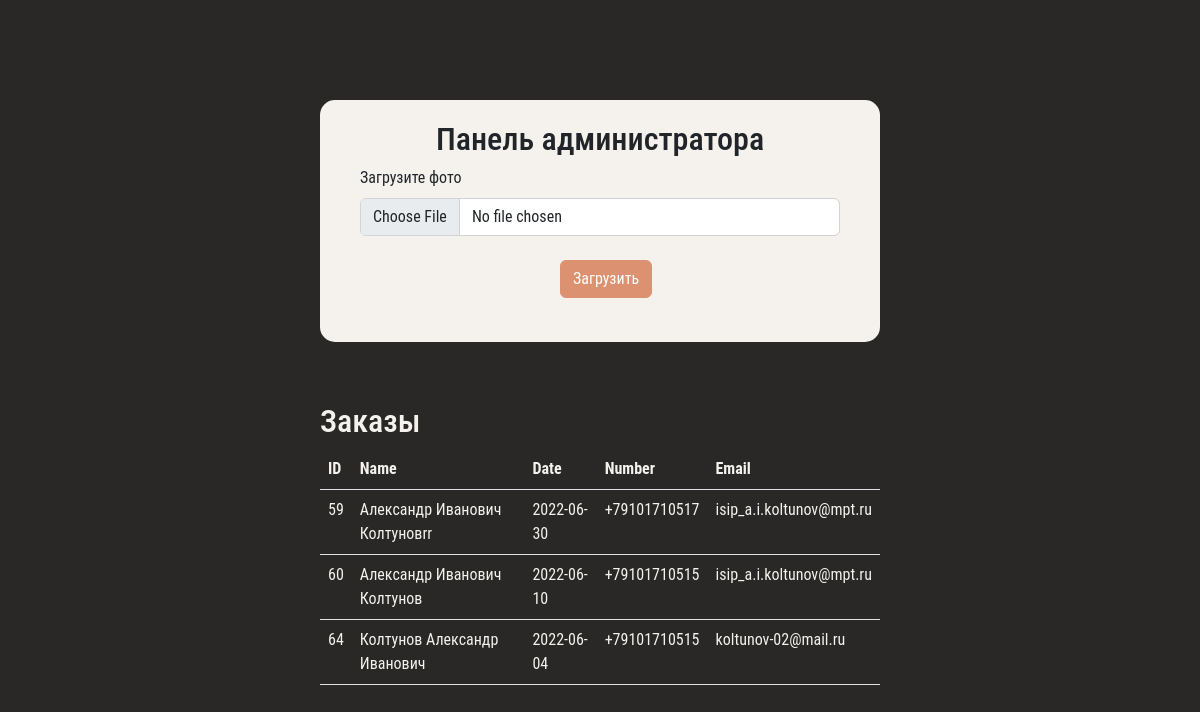
The app's page /admin.php with its own data.
### tables this page shows
CREATE TABLE `clients` (
  `ID_Client` int(20) NOT NULL,
  `Name` varchar(255) NOT NULL,
  `Date` date NOT NULL,
  `Number` text NOT NULL,
  `Email` text NOT NULL
);

### admin.php (the view, shortened to what this page needs)
<?php
    $db_host = "localhost";
    $db_user = "root";
    $db_password = "";
    $db_base = "db_quemin";
    $db = new PDO("mysql:host=$db_host;dbname=$db_base", $db_user, $db_password);
    $db->exec("set names utf8");
    $query = $db->prepare("SELECT * FROM `clients`");
    $query->execute();
    $res = $query->fetchAll(PDO::FETCH_ASSOC);
?>
<!DOCTYPE html>
<html lang="en">
<head>
<link href="https://cdn.jsdelivr.net/npm/bootstrap@5.2.0-beta1/dist/css/bootstrap.min.css" rel="stylesheet">
</head>
<body style="max-width: 560px; margin: 0 auto;  padding-top: 100px; background: #292826;  font-family: 'Roboto Condensed'; ">
<form enctype="multipart/form-data" method="post" action="./create_photo.php" style=" padding: 20px 40px; background:  #F5F2ED; border-radius: 15px; margin-bottom: 60px;">
<h2 style=" text-align: center"> Панель администратора  </h2>
  <div class="form-outline mb-4">
  <label class="form-label" for="form2Example1">Загрузите фото</label>
    <input type="file" id="form2Example1" class="form-control" name="file" />
  </div>
  <button type="sumbit" class="btn btn-primary btn-block mb-4" style="margin-left: 200px; background: #DC9271; --bs-btn-border-color: #DC9271; " >Загрузить</button>
</form>
<h2 style="color: #F5F2ED !important">Заказы</h2>
<table class="table" style="color: #F5F2ED !important">
  <thead>
    <tr>
      <th scope="col">ID</th>
      <th scope="col">Name</th>
      <th scope="col">Date</th>
      <th scope="col">Number</th>
      <th scope="col">Email</th>
    </tr>
  </thead>
  <tbody>
    <?php foreach($res as $item) :?>
        <tr>
      <td><?= $item['ID_Client'] ;?></td>
      <td><?= $item['Name'] ;?></td>
      <td><?= $item['Date'] ;?></td>
      <td><?= $item['Number'] ;?></td>
      <td><?= $item['Email'] ;?></td>
    </tr>
    <?php endforeach ;?>
  </tbody>
</table>
</body>
</html>

### records on screen
clients: ID_Client "59", Name "Александр Иванович Колтуновrr", Date "2022-06-30", Number "+79101710517", Email "isip_a.i.koltunov@mpt.ru"
clients: ID_Client "60", Name "Александр Иванович Колтунов", Date "2022-06-10", Number "+79101710515", Email "isip_a.i.koltunov@mpt.ru"
clients: ID_Client "64", Name "Колтунов Александр Иванович", Date "2022-06-04", Number "+79101710515", Email "koltunov-02@mail.ru"
